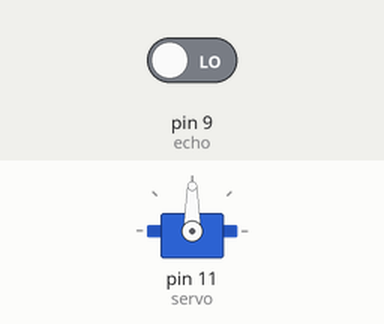
This sketch was run on a simulated Arduino Uno, built with avr-gcc and run on an emulated ATmega328P. On the bench: servo. The test bench sets the inputs (shaded band); at power-on: pin 9 (echo) LOW.

Above: at 0.05 s.
At 1.05 s:
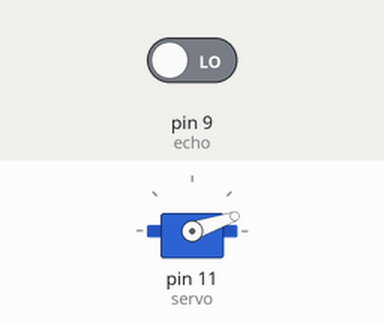
At 1.3 s:
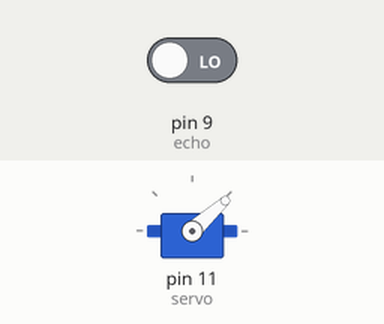
At 1.4 s:
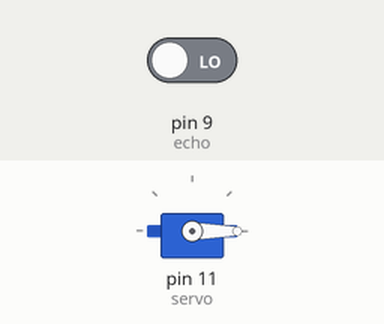
Timing chart, 0 to 3.3 s (numbered marks = the images above):
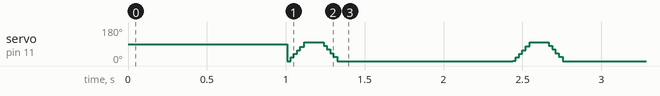

The sketch:

servoUltraSonic.ino
```cpp
#include<Servo.h>
int trig=8;
int echo=9;
int dt=10;
Servo servo;

//int distance,duration;
void setup() {
  // put your setup code here, to run once:
pinMode(trig,OUTPUT);
pinMode(echo,INPUT);
Serial.begin(9600);
servo.attach(11);
}

void loop() {
  // put your main code here, to run repeatedly:


if (calc_dis()<10)
{
  for (int i=0;i<=100;i++)
  {
    servo.write(i);
    delay(1);
  }
  delay(100);
  for (int i=100;i>=0;i--)
  {
    servo.write(i);
    delay(1);
  }
  delay(100);
}
}

//This code is written to calculate the DISTANCE using ULTRASONIC SENSOR

int calc_dis()
{
  int duration,distance;
  digitalWrite(trig,HIGH);
  delay(dt);
  digitalWrite(trig,LOW);
  duration=pulseIn(echo,HIGH);
  distance = (duration/2) / 29.1;
  return distance;
}


//#include<Servo.h>
//int trig = 8;
//int echo = 9;
//Servo servo;
//
////int distance,duration;
//void setup() {
//  // put your setup code here, to run once:
//
//  pinMode(trig,OUTPUT);
//  pinMode(echo,INPUT);
//  Serial.begin(9600);
//  servo.attach(11);
//
//}
//
//void loop() {
//  // put your main code here, to run repeatedly:
//
//  if (calc_dis()<5)
//    {
//      for (int i=500;i<=0;i++)
//      {
//      servo.write(i);
//      delay(0.5);
//      }
//      delay(0.5);
//      for (int i =500; i>=0;i--)
//      {
//        servo.write(i);
//        delay(0.5);
//      }
//      delay(0.5);
//    }
//
//}
//
//
//int calc_dis()
//{
//  int duration, distance;
//  digitalWrite(trig,HIGH);
//  delay(0.5);
//  digitalWrite(trig,LOW);
//  duration=pulseIn(echo,HIGH);
//  distance = duration;
//  return distance;
//}
```
